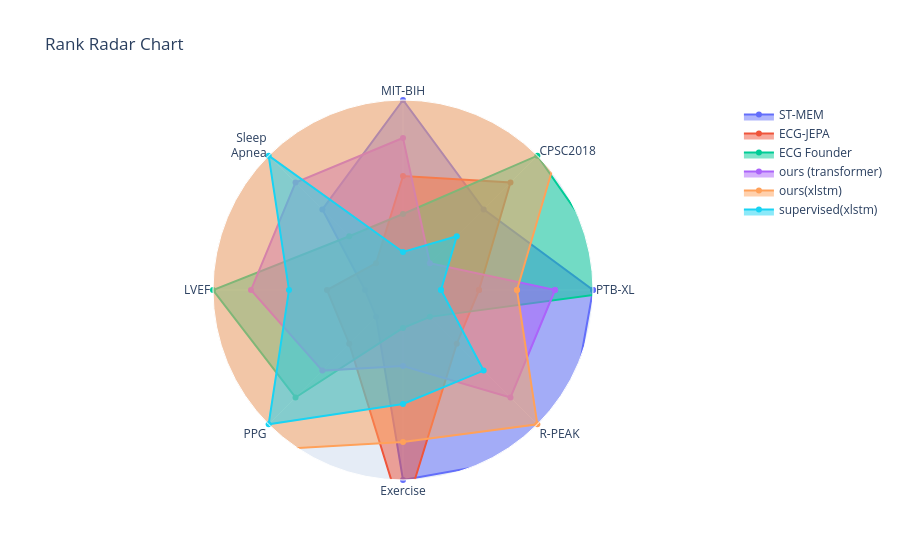

This figure's notebook cell:
### Code cell
categories_closed = categories + [categories[0]]

fig = go.Figure()

for idx, row in df_ranked_r.iterrows():
    values = row.tolist() + [row.tolist()[0]]  # close the loop
    fig.add_trace(go.Scatterpolar(
        r=values,
        theta=categories_closed,
        fill='toself',
        name=idx,
        line=dict(width=2)
    ))

fig.update_layout(
    polar=dict(
        radialaxis=dict(visible=False, range=[-1, 4])
    ),
    showlegend=True,
    title="Rank Radar Chart"
)

fig.show()

### Figure 1 — Plotly figure (JSON) as saved in the notebook; plotly's stock layout.template omitted (floating-point values rounded to 4 significant figures)
{"data": [{"fill": "toself", "line": {"width": 2}, "name": "ST-MEM", "r": [4, 2, 4, 2, 0, 0, 4, 5, 4], "theta": ["PTB-XL", "CPSC2018", "MIT-BIH", "Sleep<br>Apnea", "LVEF", "PPG", "Exercise", "R-PEAK", "PTB-XL"], "type": "scatterpolar"}, {"fill": "toself", "line": {"width": 2}, "name": "ECG-JEPA", "r": [1, 3, 2, 0, 1, 1, 5, 1, 1], "theta": ["PTB-XL", "CPSC2018", "MIT-BIH", "Sleep<br>Apnea", "LVEF", "PPG", "Exercise", "R-PEAK", "PTB-XL"], "type": "scatterpolar"}, {"fill": "toself", "line": {"width": 2}, "name": "ECG Founder", "r": [5, 4, 1, 1, 4, 3, 0, 0, 5], "theta": ["PTB-XL", "CPSC2018", "MIT-BIH", "Sleep<br>Apnea", "LVEF", "PPG", "Exercise", "R-PEAK", "PTB-XL"], "type": "scatterpolar"}, {"fill": "toself", "line": {"width": 2}, "name": "ours (transformer)", "r": [3, 0, 3, 3, 3, 2, 1, 3, 3], "theta": ["PTB-XL", "CPSC2018", "MIT-BIH", "Sleep<br>Apnea", "LVEF", "PPG", "Exercise", "R-PEAK", "PTB-XL"], "type": "scatterpolar"}, {"fill": "toself", "line": {"width": 2}, "name": "ours(xlstm)", "r": [2, 5, 5, 5, 5, 5, 3, 4, 2], "theta": ["PTB-XL", "CPSC2018", "MIT-BIH", "Sleep<br>Apnea", "LVEF", "PPG", "Exercise", "R-PEAK", "PTB-XL"], "type": "scatterpolar"}, {"fill": "toself", "line": {"width": 2}, "name": "supervised(xlstm)", "r": [0, 1, 0, 4, 2, 4, 2, 2, 0], "theta": ["PTB-XL", "CPSC2018", "MIT-BIH", "Sleep<br>Apnea", "LVEF", "PPG", "Exercise", "R-PEAK", "PTB-XL"], "type": "scatterpolar"}], "layout": {"polar": {"radialaxis": {"range": [-1, 4], "visible": false}}, "showlegend": true, "title": {"text": "Rank Radar Chart"}}}
